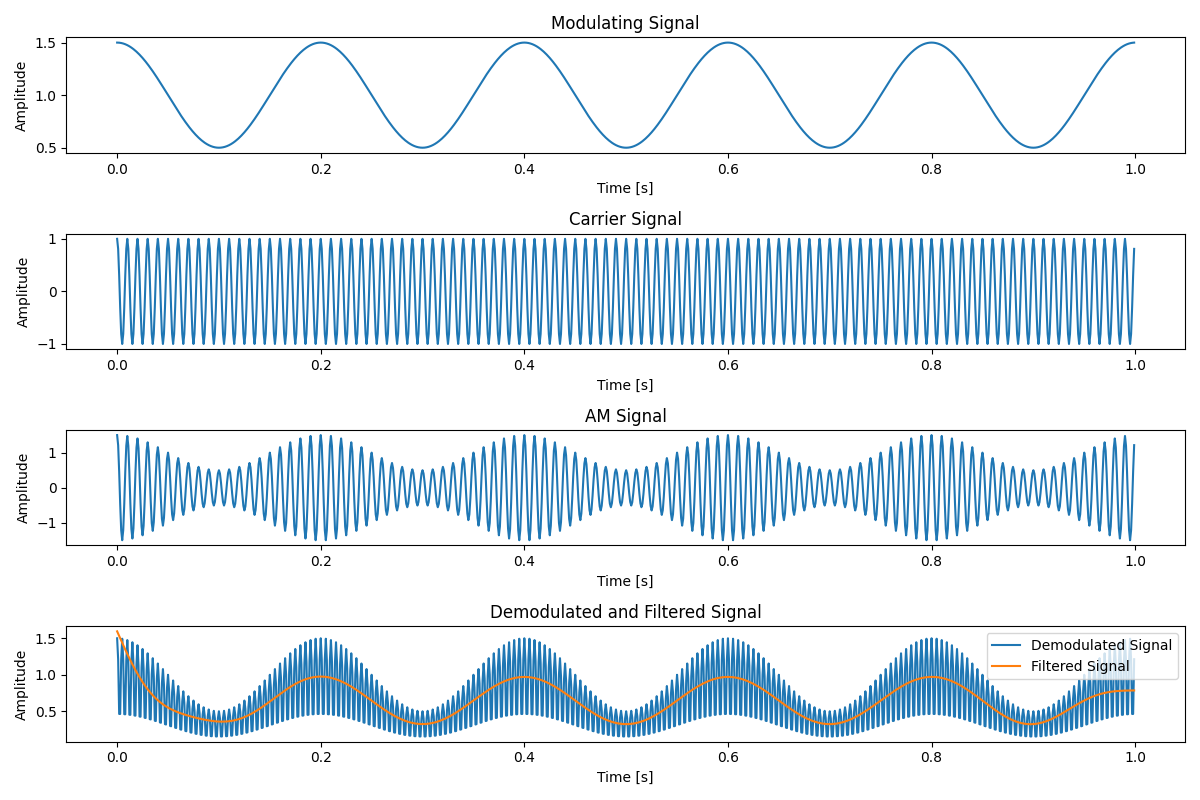

Write Python code to recreate this figure.
import numpy as np
import matplotlib.pyplot as plt
from scipy.signal import butter, filtfilt

# Generate a sample AM signal
fs = 1000  # Sampling frequency
t = np.arange(0, 1.0, 1.0/fs)  # Time vector

carrier_freq = 100  # Carrier frequency in Hz
mod_freq = 5  # Modulating frequency in Hz
mod_index = 0.5  # Modulation index

carrier = np.cos(2 * np.pi * carrier_freq * t)
modulating_signal = 1 + mod_index * np.cos(2 * np.pi * mod_freq * t)
am_signal = carrier * modulating_signal

# Demodulation (envelope detection)
demodulated_signal = np.abs(am_signal)

# Low-pass RC filter design using butterworth filter
def rc_low_pass_filter(data, cutoff, fs, order=5):
    nyquist = 0.5 * fs
    normal_cutoff = cutoff / nyquist
    b, a = butter(order, normal_cutoff, btype='low', analog=False)
    y = filtfilt(b, a, data)
    return y

cutoff_freq = 10  # Cutoff frequency of the RC filter in Hz
filtered_signal = rc_low_pass_filter(demodulated_signal, cutoff_freq, fs)

# Plot the results
plt.figure(figsize=(12, 8))

plt.subplot(4, 1, 1)
plt.plot(t, modulating_signal)
plt.title('Modulating Signal')
plt.xlabel('Time [s]')
plt.ylabel('Amplitude')

plt.subplot(4, 1, 2)
plt.plot(t, carrier)
plt.title('Carrier Signal')
plt.xlabel('Time [s]')
plt.ylabel('Amplitude')

plt.subplot(4, 1, 3)
plt.plot(t, am_signal)
plt.title('AM Signal')
plt.xlabel('Time [s]')
plt.ylabel('Amplitude')

plt.subplot(4, 1, 4)
plt.plot(t, demodulated_signal, label='Demodulated Signal')
plt.plot(t, filtered_signal, label='Filtered Signal')
plt.title('Demodulated and Filtered Signal')
plt.xlabel('Time [s]')
plt.ylabel('Amplitude')
plt.legend()

plt.tight_layout()

# Save the plot as a PNG file
plt.savefig('demodulated_and_filtered_signal.png')

# Display the plot (optional)
# plt.show()
